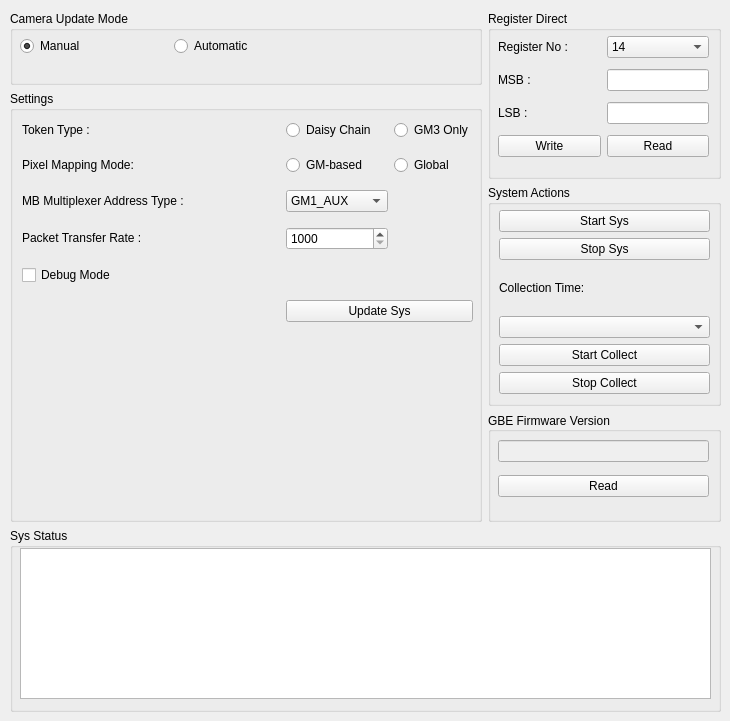
    <widget class="QWidget" name="sysConfigTab">
     <attribute name="title">
      <string>System Config</string>
     </attribute>
     <widget class="QWidget" name="layoutWidget">
      <property name="geometry">
       <rect>
        <x>10</x>
        <y>11</y>
        <width>711</width>
        <height>701</height>
       </rect>
      </property>
      <layout class="QGridLayout" name="gridLayout_48" rowstretch="10,12,30,15,25" columnstretch="67,33">
       <item row="0" column="1" rowspan="2">
        <widget class="QGroupBox" name="SysConfigRegDirectGroup">
         <property name="sizePolicy">
          <sizepolicy hsizetype="Ignored" vsizetype="Minimum">
           <horstretch>0</horstretch>
           <verstretch>0</verstretch>
          </sizepolicy>
         </property>
         <property name="title">
          <string>Register Direct</string>
         </property>
         <widget class="QWidget" name="layoutWidget611">
          <property name="geometry">
           <rect>
            <x>10</x>
            <y>20</y>
            <width>211</width>
            <height>131</height>
           </rect>
          </property>
          <layout class="QGridLayout" name="gridLayout_3" columnstretch="50,50">
           <item row="2" column="1">
            <widget class="QLineEdit" name="LSBEdit"/>
           </item>
           <item row="1" column="1">
            <widget class="QLineEdit" name="MSBEdit"/>
           </item>
           <item row="2" column="0">
            <widget class="QLabel" name="LSBLabel">
             <property name="text">
              <string>LSB :</string>
             </property>
             <property name="alignment">
              <set>Qt::AlignLeading|Qt::AlignLeft|Qt::AlignVCenter</set>
             </property>
            </widget>
           </item>
           <item row="1" column="0">
            <widget class="QLabel" name="MSBLabel">
             <property name="text">
              <string>MSB :</string>
             </property>
             <property name="alignment">
              <set>Qt::AlignLeading|Qt::AlignLeft|Qt::AlignVCenter</set>
             </property>
            </widget>
           </item>
           <item row="0" column="0">
            <widget class="QLabel" name="sysConfigRegLab">
             <property name="text">
              <string>Register No :</string>
             </property>
             <property name="alignment">
              <set>Qt::AlignLeading|Qt::AlignLeft|Qt::AlignVCenter</set>
             </property>
            </widget>
           </item>
           <item row="3" column="0">
            <widget class="QPushButton" name="writeRegButton">
             <property name="text">
              <string>Write</string>
             </property>
            </widget>
           </item>
           <item row="3" column="1">
            <widget class="QPushButton" name="readRegButton">
             <property name="text">
              <string>Read</string>
             </property>
            </widget>
           </item>
           <item row="0" column="1">
            <widget class="QComboBox" name="sysControlRegNoCombo">
             <item>
              <property name="text">
               <string>14</string>
              </property>
             </item>
             <item>
              <property name="text">
               <string>15</string>
              </property>
             </item>
             <item>
              <property name="text">
               <string>16</string>
              </property>
             </item>
            </widget>
           </item>
          </layout>
         </widget>
        </widget>
       </item>
       <item row="1" column="0" rowspan="3">
        <widget class="QGroupBox" name="spectSettingsGroup">
         <property name="sizePolicy">
          <sizepolicy hsizetype="Ignored" vsizetype="Minimum">
           <horstretch>0</horstretch>
           <verstretch>50</verstretch>
          </sizepolicy>
         </property>
         <property name="title">
          <string>Settings</string>
         </property>
         <widget class="QWidget" name="layoutWidget2">
          <property name="geometry">
           <rect>
            <x>12</x>
            <y>20</y>
            <width>451</width>
            <height>221</height>
           </rect>
          </property>
          <layout class="QGridLayout" name="gridLayout_2" rowstretch="0,0,0,0,0,0,0" columnstretch="40,0,0">
           <item row="5" column="0">
            <widget class="QCheckBox" name="debugModeCheckBox">
             <property name="text">
              <string>Debug Mode</string>
             </property>
            </widget>
           </item>
           <item row="3" column="1">
            <widget class="QSpinBox" name="pktTransferSpinner">
             <property name="minimum">
              <number>1000</number>
             </property>
             <property name="maximum">
              <number>63000</number>
             </property>
             <property name="singleStep">
              <number>1000</number>
             </property>
             <property name="value">
              <number>1000</number>
             </property>
            </widget>
           </item>
           <item row="2" column="1">
            <widget class="QComboBox" name="mbMultiplexerAddrTypeCombo">
             <item>
              <property name="text">
               <string>GM1_AUX</string>
              </property>
             </item>
             <item>
              <property name="text">
               <string>GM2_AUX</string>
              </property>
             </item>
             <item>
              <property name="text">
               <string>GM3_AUX</string>
              </property>
             </item>
             <item>
              <property name="text">
               <string>GM4_AUX</string>
              </property>
             </item>
             <item>
              <property name="text">
               <string>GM0AXPK62</string>
              </property>
             </item>
             <item>
              <property name="text">
               <string>GM0AXPK63</string>
              </property>
             </item>
             <item>
              <property name="text">
               <string>EMKO_IN</string>
              </property>
             </item>
             <item>
              <property name="text">
               <string>MB_TEMP</string>
              </property>
             </item>
             <item>
              <property name="text">
               <string>REF2V</string>
              </property>
             </item>
             <item>
              <property name="text">
               <string>S3.3V</string>
              </property>
             </item>
             <item>
              <property name="text">
               <string>P2.5V</string>
              </property>
             </item>
             <item>
              <property name="text">
               <string>A2.5V</string>
              </property>
             </item>
             <item>
              <property name="text">
               <string>D2.5V</string>
              </property>
             </item>
             <item>
              <property name="text">
               <string>F2.5V</string>
              </property>
             </item>
             <item>
              <property name="text">
               <string>F1.5V</string>
              </property>
             </item>
             <item>
              <property name="text">
               <string>S5V</string>
              </property>
             </item>
            </widget>
           </item>
           <item row="3" column="0">
            <widget class="QLabel" name="pktTransferLab">
             <property name="sizePolicy">
              <sizepolicy hsizetype="Preferred" vsizetype="Fixed">
               <horstretch>0</horstretch>
               <verstretch>0</verstretch>
              </sizepolicy>
             </property>
             <property name="text">
              <string>Packet Transfer Rate :</string>
             </property>
             <property name="alignment">
              <set>Qt::AlignLeading|Qt::AlignLeft|Qt::AlignVCenter</set>
             </property>
            </widget>
           </item>
           <item row="0" column="1">
            <widget class="QRadioButton" name="tokenDaisyChainradio">
             <property name="text">
              <string>Daisy Chain</string>
             </property>
             <attribute name="buttonGroup">
              <string notr="true">SysTokenTypeBtnGroup</string>
             </attribute>
            </widget>
           </item>
           <item row="6" column="1" colspan="2">
            <widget class="QPushButton" name="sendConfigButton">
             <property name="text">
              <string>Update Sys</string>
             </property>
            </widget>
           </item>
           <item row="0" column="2">
            <widget class="QRadioButton" name="tokenGM3radio">
             <property name="text">
              <string>GM3 Only</string>
             </property>
             <attribute name="buttonGroup">
              <string notr="true">SysTokenTypeBtnGroup</string>
             </attribute>
            </widget>
           </item>
           <item row="0" column="0">
            <widget class="QLabel" name="tokenTypeLab">
             <property name="sizePolicy">
              <sizepolicy hsizetype="Preferred" vsizetype="Fixed">
               <horstretch>0</horstretch>
               <verstretch>0</verstretch>
              </sizepolicy>
             </property>
             <property name="text">
              <string>Token Type :</string>
             </property>
             <property name="alignment">
              <set>Qt::AlignLeading|Qt::AlignLeft|Qt::AlignVCenter</set>
             </property>
            </widget>
           </item>
           <item row="2" column="0">
            <widget class="QLabel" name="mbMultiplexLab">
             <property name="sizePolicy">
              <sizepolicy hsizetype="Preferred" vsizetype="Fixed">
               <horstretch>0</horstretch>
               <verstretch>0</verstretch>
              </sizepolicy>
             </property>
             <property name="text">
              <string>MB Multiplexer Address Type :</string>
             </property>
             <property name="alignment">
              <set>Qt::AlignLeading|Qt::AlignLeft|Qt::AlignVCenter</set>
             </property>
            </widget>
           </item>
           <item row="1" column="0">
            <widget class="QLabel" name="pixelMapModeLab">
             <property name="text">
              <string>Pixel Mapping Mode:</string>
             </property>
            </widget>
           </item>
           <item row="1" column="1">
            <widget class="QRadioButton" name="pixelMapGMBasedRadio">
             <property name="text">
              <string>GM-based</string>
             </property>
             <attribute name="buttonGroup">
              <string notr="true">PixelMapGroup</string>
             </attribute>
            </widget>
           </item>
           <item row="1" column="2">
            <widget class="QRadioButton" name="pixelMapGlobalRadio">
             <property name="text">
              <string>Global</string>
             </property>
             <attribute name="buttonGroup">
              <string notr="true">PixelMapGroup</string>
             </attribute>
            </widget>
           </item>
          </layout>
         </widget>
        </widget>
       </item>
       <item row="2" column="1">
        <widget class="QGroupBox" name="SysActionsGroup">
         <property name="sizePolicy">
          <sizepolicy hsizetype="Ignored" vsizetype="Minimum">
           <horstretch>0</horstretch>
           <verstretch>0</verstretch>
          </sizepolicy>
         </property>
         <property name="title">
          <string>System Actions</string>
         </property>
         <widget class="QWidget" name="layoutWidget34">
          <property name="geometry">
           <rect>
            <x>11</x>
            <y>25</y>
            <width>211</width>
            <height>184</height>
           </rect>
          </property>
          <layout class="QGridLayout" name="gridLayout_51">
           <item row="0" column="0">
            <widget class="QPushButton" name="startSysBtn">
             <property name="text">
              <string>Start Sys</string>
             </property>
            </widget>
           </item>
           <item row="1" column="0">
            <widget class="QPushButton" name="stopSysBtn">
             <property name="text">
              <string>Stop Sys</string>
             </property>
            </widget>
           </item>
           <item row="4" column="0">
            <widget class="QPushButton" name="startCollectBtn">
             <property name="enabled">
              <bool>true</bool>
             </property>
             <property name="text">
              <string>Start Collect</string>
             </property>
             <property name="checkable">
              <bool>false</bool>
             </property>
             <property name="checked">
              <bool>false</bool>
             </property>
            </widget>
           </item>
           <item row="5" column="0">
            <widget class="QPushButton" name="stopCollectBtn">
             <property name="text">
              <string>Stop Collect</string>
             </property>
             <property name="checkable">
              <bool>false</bool>
             </property>
            </widget>
           </item>
           <item row="2" column="0">
            <widget class="QLabel" name="collectionTimeLabel">
             <property name="text">
              <string>Collection Time:</string>
             </property>
            </widget>
           </item>
           <item row="3" column="0">
            <widget class="QComboBox" name="collectionTimeCombo"/>
           </item>
          </layout>
         </widget>
        </widget>
       </item>
       <item row="3" column="1">
        <widget class="QGroupBox" name="GBEFirmwareGroup">
         <property name="sizePolicy">
          <sizepolicy hsizetype="Ignored" vsizetype="Minimum">
           <horstretch>0</horstretch>
           <verstretch>0</verstretch>
          </sizepolicy>
         </property>
         <property name="title">
          <string>GBE Firmware Version</string>
         </property>
         <property name="alignment">
          <set>Qt::AlignLeading|Qt::AlignLeft|Qt::AlignVCenter</set>
         </property>
         <widget class="QWidget" name="layoutWidget4">
          <property name="geometry">
           <rect>
            <x>10</x>
            <y>21</y>
            <width>211</width>
            <height>71</height>
           </rect>
          </property>
          <layout class="QGridLayout" name="gridLayout_41">
           <item row="0" column="0">
            <widget class="QLineEdit" name="GBEFirmwareVerEdit">
             <property name="enabled">
              <bool>false</bool>
             </property>
             <property name="alignment">
              <set>Qt::AlignCenter</set>
             </property>
            </widget>
           </item>
           <item row="1" column="0">
            <widget class="QPushButton" name="ReadGBEFirmwareBtn">
             <property name="text">
              <string>Read</string>
             </property>
            </widget>
           </item>
          </layout>
         </widget>
        </widget>
       </item>
       <item row="0" column="0">
        <widget class="QGroupBox" name="cameraUpdateModeGroup">
         <property name="title">
          <string>Camera Update Mode</string>
         </property>
         <widget class="QWidget" name="layoutWidget33">
          <property name="geometry">
           <rect>
            <x>10</x>
            <y>23</y>
            <width>301</width>
            <height>24</height>
           </rect>
          </property>
          <layout class="QGridLayout" name="gridLayout_38">
           <item row="0" column="0">
            <widget class="QRadioButton" name="cameraUpdateModeManualRadio">
             <property name="text">
              <string>Manual</string>
             </property>
             <property name="checked">
              <bool>true</bool>
             </property>
             <attribute name="buttonGroup">
              <string notr="true">cameraUpdateModeBtnGroup</string>
             </attribute>
            </widget>
           </item>
           <item row="0" column="1">
            <widget class="QRadioButton" name="cameraUpdateAutomaticRadio">
             <property name="text">
              <string>Automatic</string>
             </property>
             <attribute name="buttonGroup">
              <string notr="true">cameraUpdateModeBtnGroup</string>
             </attribute>
            </widget>
           </item>
          </layout>
         </widget>
        </widget>
       </item>
       <item row="4" column="0" colspan="2">
        <widget class="QGroupBox" name="sysStatusGroup">
         <property name="sizePolicy">
          <sizepolicy hsizetype="Ignored" vsizetype="Minimum">
           <horstretch>0</horstretch>
           <verstretch>0</verstretch>
          </sizepolicy>
         </property>
         <property name="title">
          <string>Sys Status</string>
         </property>
         <widget class="QTextEdit" name="sysStatusTextArea">
          <property name="geometry">
           <rect>
            <x>10</x>
            <y>20</y>
            <width>691</width>
            <height>151</height>
           </rect>
          </property>
         </widget>
        </widget>
       </item>
      </layout>
     </widget>
    </widget>
